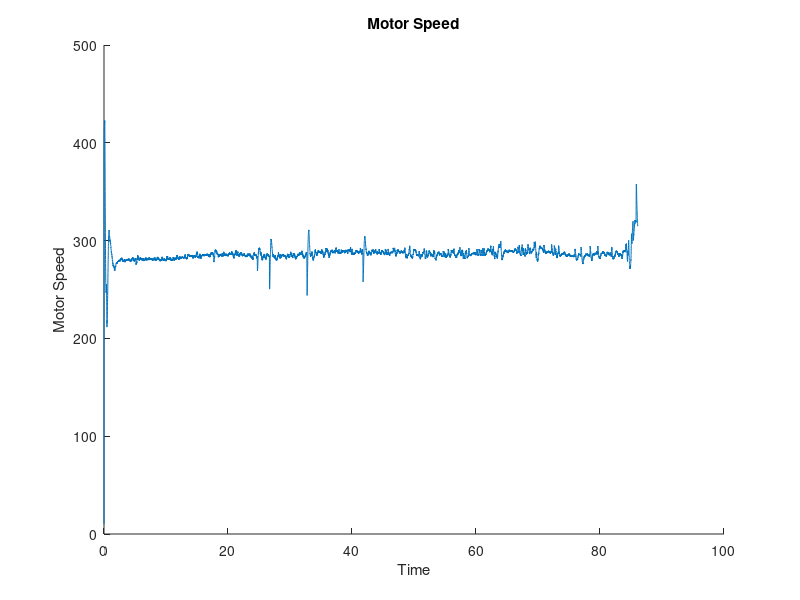
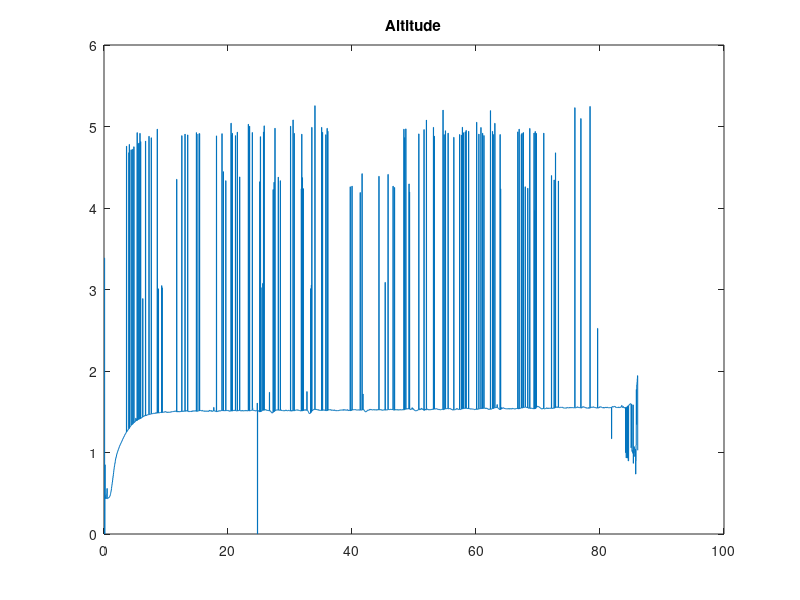
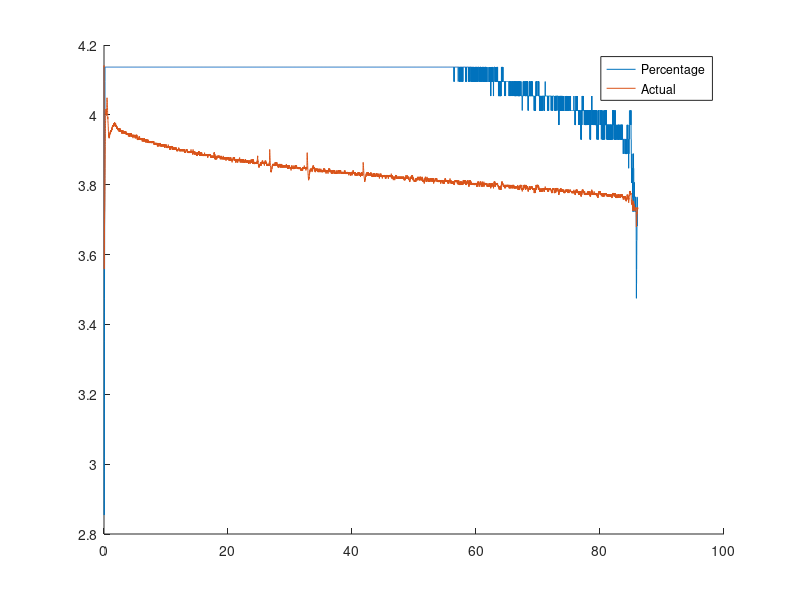
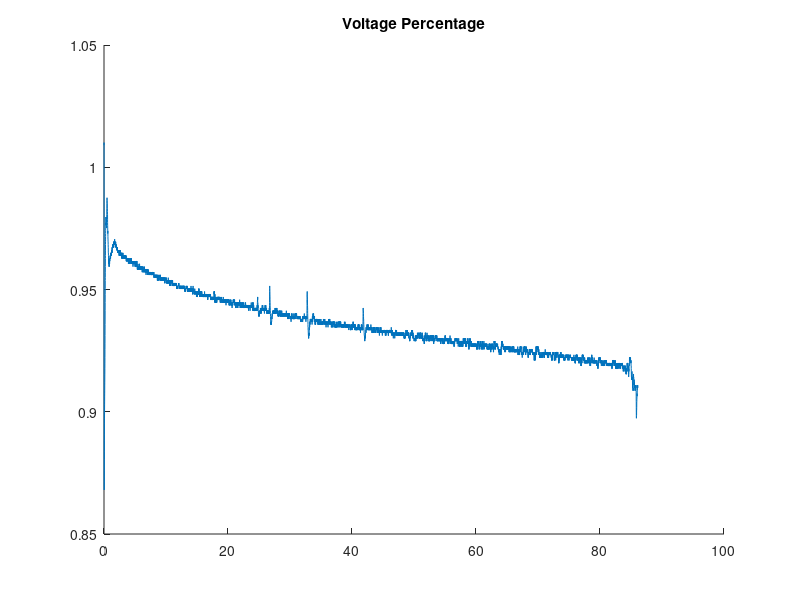

Reproduce these figures in MATLAB, in order. (Note: this script raises an error after producing the figures.)
%% Homework 4
% Part 2: Motor Model
% by Will Wu and Jackson Cox

clear, clc, close all;

%% Constants

T_s = 1/200;
F_s = 1/T_s;

% mixer motor arithmetic
% column 2 and 4 are sign-reversed since data from motor 2 & 4 are negative
mixer_mat = [1, -1, 1, -1; %T
            1, 1, -1, -1; %A
            1, -1, -1, 1; %E
            -1, -1, -1, -1]; %R

% Labels
a_x_l = 1;
a_y_l = 2;
a_z_l = 3;
p_l = 4;
q_l = 5;
r_l = 6;
h_l = 7;
h_prs_l = 8;

time_ind = 1;
x_l = 2;
y_l = 3;
h_est_l = 4;
psi_l = 5;
theta_l = 6;
phi_l = 7;
u_l = 8;
v_l = 9;
w_l = 10;
p_est_l = 11;
q_est_l = 12;
r_est_l = 13;

motor_speed_trim = 292.4758;
max_volt = 4.1; % max battery voltage, from the battery packaging


%% Battery Model
% Load Data
load('log_chirp_data/hover_voltage.mat');
% load('log_chirp_data/hover_voltage_trial2.mat');

T_s = 1/200;
t = 0:T_s:(length(motor_speed_data)/F_s);
t = t(1:end-1)';

% examine hover motor speed
figure; hold on;
plot(t, motor_speed_data(:,1));
% legend('1','2','3','4');
xlabel('Time'), ylabel('Motor Speed');
title('Motor Speed');

% examine battery voltage, state
figure;
plot(t,sensor_data(:,h_l));
title('Altitude');

% volt_percent = double(volt_percent)/100;
volt_V = double(volt_V);

figure; hold on;
plot(t,double(volt_percent) .* volt_V(1)/100, t, volt_V);
legend('Percentage', 'Actual');

% Percentage data looks unusable here, proceeding with volt_V
volt_percent = volt_V/max_volt;
figure; hold on;
plot(t,volt_percent);
title('Voltage Percentage');

regressor = [ones(size(volt_percent)) volt_percent];
output_m1 = motor_speed_trim ./motor_speed_data(:,1);
output_m2 = motor_speed_trim ./motor_speed_data(:,2);
output_m3 = motor_speed_trim ./motor_speed_data(:,3);
output_m4 = motor_speed_trim ./motor_speed_data(:,4);
% first entry is extremely large. Consider removal

c1 = regressor\output_m1;
c2 = regressor\output_m2;
c3 = regressor\output_m3;
c4 = regressor\output_m4;

% examine fit quality

% motor 1: prediction vs actual
predicted_m1_v = motor_speed_trim ./ (c1(1) + c1(2)*volt_percent);
predicted_m2_v = motor_speed_trim ./ (c2(1) + c2(2)*volt_percent);
predicted_m3_v = motor_speed_trim ./ (c3(1) + c3(2)*volt_percent);
predicted_m4_v = motor_speed_trim ./ (c4(1) + c4(2)*volt_percent);

figure, hold on;
subplot(2,2,1);
plot(t, motor_speed_data(:,1), t, predicted_m1_v);
legend('Actual', 'Predicted');

subplot(2,2,2);
plot(t, motor_speed_data(:,2), t, predicted_m2_v);
legend('Actual', 'Predicted');

subplot(2,2,3);
plot(t, motor_speed_data(:,3), t, predicted_m3_v);
legend('Actual', 'Predicted');

subplot(2,2,4);
plot(t, motor_speed_data(:,4), t, predicted_m4_v);
legend('Actual', 'Predicted');

sgtitle('Voltage Drop Compensation: Predicted vs Actual Motor Speed');

%% Motor Modelling

% Load Data
load('log_chirp_data/log_chirp_50Hz.mat');
% load('log_chirp_data/log_chirp_1Hz.mat');
% load('log_chirp_data/log_chirp_5Hz.mat');
% load('log_chirp_data/log_chirp_10Hz.mat');
% load('log_chirp_data/log_chirp_20Hz.mat');

% Data file specific parameters
t = 0:T_s:(length(motor_speed_data)/F_s);
t = t(1:end-1)';

% examine motor data: Motor 1
t_chirp = 0:T_s:22.995; %changed ranged to only second chirp because the 
% first chirp does not correlate well with motor speeds
range = (t_chirp>=10 & t_chirp<= 20);
figure(), hold on;
plot(t_chirp(range),detrend(motor_speed_data(range,1),0));
plot(t_chirp(range),chirp_data(range,1));
legend('n_a','n_c'); 
xlabel('Time (s)');
ylabel('Amplitude (Hz)');
title('Motor 1: Commanded motor speed and actual motor speed over time');

%Motor 2:
figure(), hold on;
plot(t_chirp(range),detrend(-1*motor_speed_data(range,2),0));
plot(t_chirp(range),chirp_data(range,2));
legend('n_a','n_c');
xlabel('Time (s)');
ylabel('Amplitude (Hz)');
title('Motor 2: Commanded motor speed and actual motor speed over time');

%Motor 3:
figure(), hold on;
plot(t_chirp(range),detrend(motor_speed_data(range,3),0));
plot(t_chirp(range),chirp_data(range,3));
legend('n_a','n_c');
xlabel('Time (s)');
ylabel('Amplitude (Hz)');
title('Motor 3: Commanded motor speed and actual motor speed over time');

%Motor 4:
figure(), hold on;
plot(t_chirp(range),detrend(motor_speed_data(range,4),0));
plot(t_chirp(range),chirp_data(range,4));
legend('n_a','n_c');
xlabel('Time (s)');
ylabel('Amplitude (Hz)');
title('Motor 4: Commanded motor speed and actual motor speed over time');

%drone state to find chirp location
figure(), hold on;
plot(t_chirp(range),sensor_data(range,p_l));
plot(t_chirp(range),sensor_data(range,q_l));
plot(t_chirp(range),sensor_data(range,r_l));
% plot(t_chirp(range),chirp_data(range,4));
legend('p','q','r');
% xlabel('Time (s)');
% ylabel('Amplitude (Hz)');
title('Sensor Data');

%transfer function motor 1:
input = iddata(double(detrend(-1*motor_speed_data(range,1),0)),chirp_data(range,1),T_s);
tf1 = tfest(input, 2,1);
output = lsim(tf1, chirp_data((range),1),t_chirp(range));

figure(), hold on;
plot(t_chirp(range), chirp_data(range,1));
plot(t_chirp(range), output);
title('Motor 1: Transfer Function Results');

%finding time delay and motor time constant using padea transformation
tau_a = -1/tf1.Numerator(1);
Td = 2/(tau_a*tf1.Numerator(2));
tf_est = tf(1,[tau_a,1],'Inputdelay',Td);
output12 = lsim(tf_est, chirp_data(range,1),t_chirp(range));
plot(t_chirp(range), output12);
legend('input', 'output', 'est tf');

%transfer function motor 2:
input = iddata(double(detrend(motor_speed_data(range,2),0)),chirp_data(range,2),T_s);
tf2 = tfest(input, 2,1);
output21 = lsim(tf2, chirp_data((range),2),t_chirp(range));
figure(), hold on;
plot(t_chirp(range), chirp_data(range,2));
plot(t_chirp(range), output21);
title('Motor 2: Transfer Function Results');

%finding time delay and motor time constant using padea transformation
tau_a2 = -1/tf2.Numerator(1);
Td2 = 2/(tau_a2*tf2.Numerator(2));
tf_est2 = tf(1,[tau_a2,1],'Inputdelay',Td2);
output22 = lsim(tf_est2, chirp_data(range,2),t_chirp(range));
plot(t_chirp(range), output22);
legend('input', 'output', 'est tf');

%transfer function motor 3:
input = iddata(double(detrend(-1*motor_speed_data(range,3),0)),chirp_data(range,3),T_s);
tf3 = tfest(input, 2,1);
output31 = lsim(tf3, chirp_data((range),3),t_chirp(range));
figure(), hold on;
plot(t_chirp(range), chirp_data(range,3));
plot(t_chirp(range), output31);
title('Motor 3: Transfer Function Results');

%finding time delay and motor time constant using padea transformation
tau_a3 = -1/tf3.Numerator(1);
Td3 = 2/(tau_a3*tf3.Numerator(2));
tf_est3 = tf(1,[tau_a3,1],'Inputdelay',Td3);
output32 = lsim(tf_est3, chirp_data(range,3),t_chirp(range));
plot(t_chirp(range), output32);
legend('input', 'output', 'est tf');

%transfer function motor 4:
input = iddata(double(detrend(motor_speed_data(range,4),0)),chirp_data(range,4),T_s);
tf4 = tfest(input, 2,1);
output41 = lsim(tf4, chirp_data((range),4),t_chirp(range));
figure(), hold on;
plot(t_chirp(range), chirp_data(range,4));
plot(t_chirp(range), output41);
title('Motor 4: Transfer Function Results');

%finding time delay and motor time constant using padea transformation
tau_a4 = -1/tf4.Numerator(1);
Td4 = 2/(tau_a4*tf4.Numerator(2));
tf_est4 = tf(1,[tau_a4,1],'Inputdelay',Td4);
output42 = lsim(tf_est4, chirp_data(range,4),t_chirp(range));
plot(t_chirp(range), output42);
legend('input', 'output', 'est tf');
